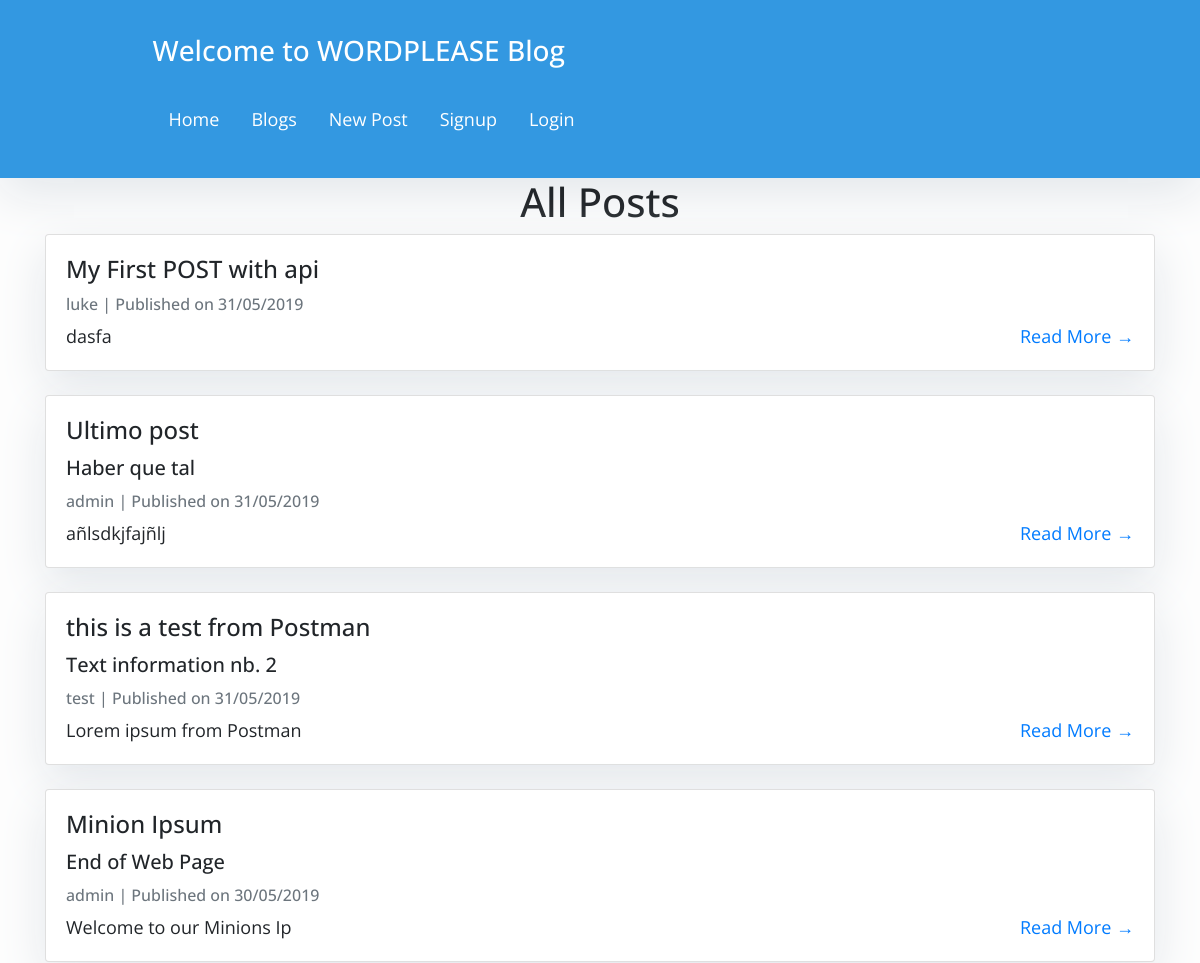
The app's page /blogs/ (upper part), older data.
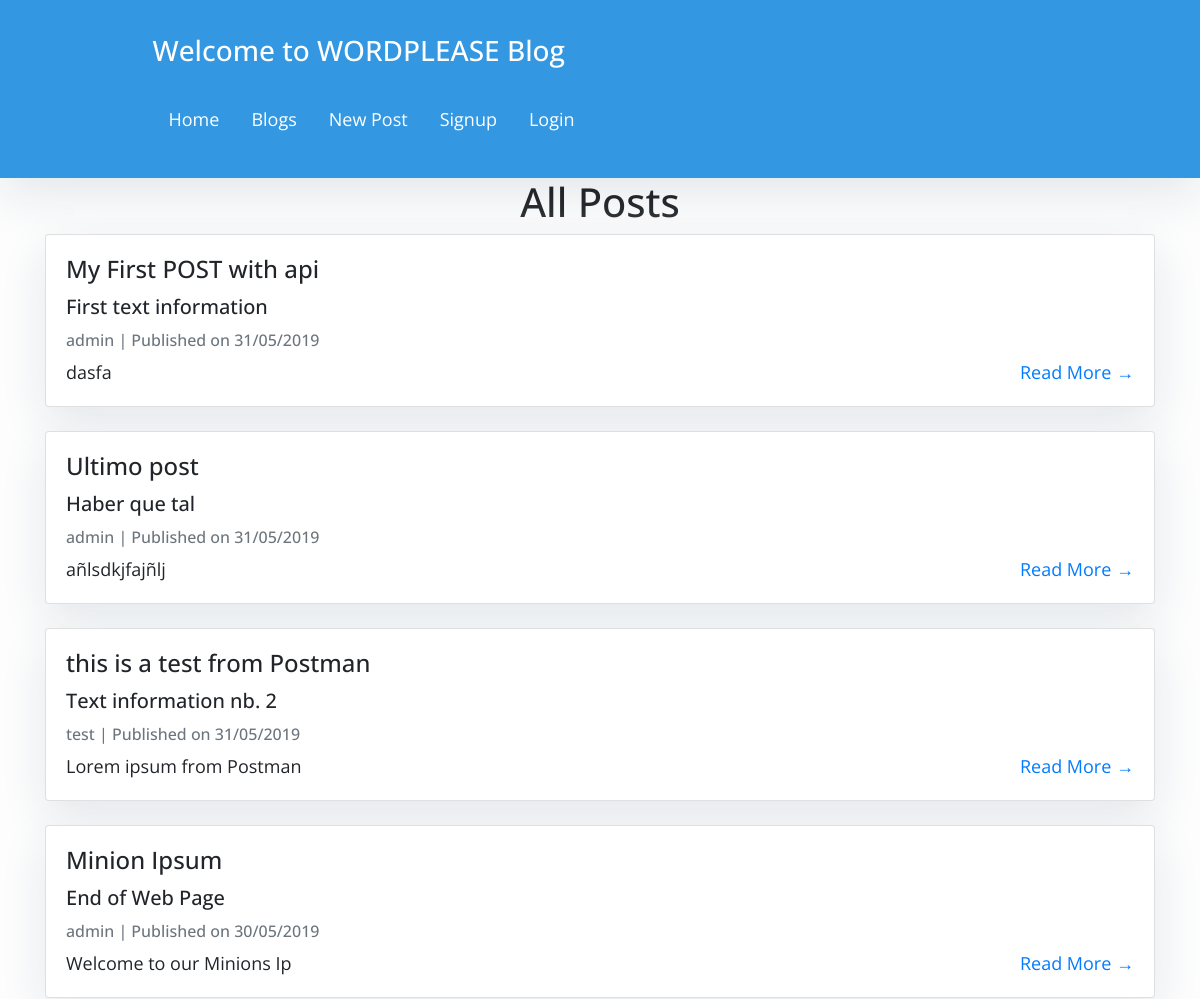
The same page, newer data.
### blogs/models.py (models this page shows, shortened)
class Blog(models.Model):
    IMPORTANT = 'IMP'
    INFORMATION = 'INF'
    NOTE = 'NOT'
    LICENSES = [
        [IMPORTANT, 'Important'],
        [INFORMATION, 'Information'],
        [NOTE, 'Note']
    ]
    PUBLIC = 'PUB'
    PRIVATE = 'PRI'
    VISIBILITY = [
        [PUBLIC, 'Public'],
        [PRIVATE, 'Private']
    ]
    title = models.CharField(max_length=150)
    text = models.CharField(max_length=150)
    description = models.TextField(null=True, blank=True)
    url = models.URLField()
    creation_date = models.DateTimeField(auto_now_add=True)
    modification_date = models.DateTimeField(auto_now=True)
    category = models.CharField(max_length=3, choices=LICENSES, default=INFORMATION)
    owner = models.ForeignKey(User, related_name='blogs', on_delete=models.CASCADE)
    visibility = models.CharField(max_length=3, choices=VISIBILITY, default=PUBLIC)

### blogs/views.py (the view)
# urls.py: path('blogs/', BlogListView.as_view(), name='blog_all'),
class BlogListView(View):
    def get(self, request):
        blogs = Blog.objects.all().order_by('-creation_date')
        context = {'latest_blog': blogs}
        html = render(request, 'list.html', context)
        return HttpResponse(html)

### blogs/templates/list.html (shortened to what this page needs)
{% extends "base.html" %}
{% block content %}
<div class="container">
    <h1 style="text-align: center">All Posts</h1>
        <div>
            {% for blog in latest_blog %}
            <div class="card mb-4">
                <div class="card-body">
                    <h4 class="card-title">{{ blog.title }} </h4>
                    <h5 class="card-title"> {{ blog.text }}</h5>
                    <p class="card-text text-muted h6">{{ blog.owner }} | Published on {{ blog.creation_date|date:'d/m/Y' }}</p>
                    <p class="card-text">{{blog.description|slice:":25" }}
                    <a href="{% url 'blog_detail' blog.owner blog.pk %}" class="right"> Read More &rarr;</a></p>
                </div>
            </div>
            {% endfor %}
        </div>
</div>
{%endblock%}

### ui/templates/base.html (shortened to what this page needs)
<!DOCTYPE html>
<html>
    <head>
        <link rel="stylesheet" href="https://maxcdn.bootstrapcdn.com/bootstrap/4.0.0/css/bootstrap.min.css"
 />
    </head>
    <body>
<header class="masthead">
    <div class="overlay">
        <div class="container">
            <div class=" col-md-8 col-md-10 mx-auto">
                <div class="site-heading">
                    <a href="{% url 'home' %}" style="text-decoration: none">
                        <h3 class="site-heading my-4 mt-3 text-white"> Welcome to WORDPLEASE Blog </h3></a>
                        <ul>
                            <li><a style="text-decoration: none" href="{% url 'home' %}">Home</p></a>
                            <li><a style="text-decoration: none" href="{% url 'blog_all' %}">Blogs</p></a>
                            <li><a style="text-decoration: none" href="{% url 'new_blog' %}">New Post</p></a>
                            <li><a style="text-decoration: none" href="{% url 'signup' %}">Signup</p></a>
                            {% if user.is_authenticated %} <li><a style="text-decoration: none" href="{% url 'logout' %}">Logout</a></li>
                            {% else %} <li><a style="text-decoration: none" href="{% url 'login' %}">Login</a></li>
                            {% endif %}
                        </ul>
                </div>
            </div>
        </div>
    </div>
</header>
        {% block content %}{% endblock content %}
    </body>
</html>

### ui/templates/base.html (style rules this page uses)
body { font-family: "Open Sans", sans-serif; font-size: 18px; background-color: #fdfdfd; }
.masthead { background: #3398E1; height: auto; padding-bottom: 15px; box-shadow: 0 16px 48px #E3E7EB; padding-top: 10px; }
ul { list-style-type: none; margin: 0; padding: 0; overflow: hidden; }
li { float: left; }
li a { display: block; color: white; text-align: center; padding: 14px 16px; text-decoration: none; }

### blogs/templates/list.html (style rules this page uses)
body { font-family: "Open Sans", sans-serif; font-size: 18px; background-color: #fdfdfd; }
.card { box-shadow: 0 16px 48px #E3E7EB; }
.right { float: right; }

Row changes from the older to the newer data that the page shows:
changed Blog "My First POST with api": text (not shown) → "First text information"; owner "luke" → "admin"
